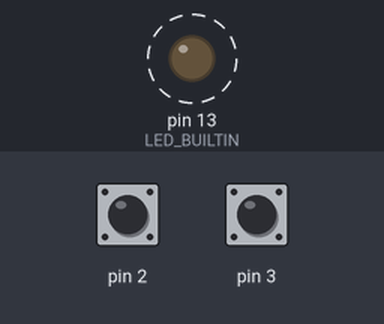
Simulated run of this sketch. Board: Arduino Uno, built with avr-gcc and run on an emulated ATmega328P. Shown: output pins drawn as LEDs (lit = HIGH). Dashed ring = blinking. Inputs (shaded band) come from the test bench; at power-on: pin 2 HIGH, pin 3 HIGH. What the sketch prints to the serial monitor is not drawn.

Above: at 3.3 s.
3.4 s: pin 2 pulled LOW for 1.5 s
Timing chart, 0 to 15.0 s (numbered marks = the images above; inputs shaded):
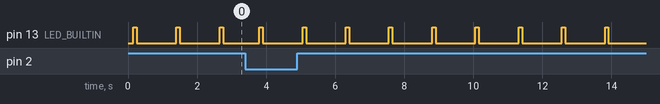

The sketch:

can_bus_tester_wheelbutton_vol.ino
```cpp
#include <mcp_can.h>
#include <SPI.h>

#define canidWheelButton 0x5bf
#define canidVoltage 0x663
#define canidVol 0x1733311
#define pinCANShield 10 //Chip Select pin for CAN module MCP2515
//#define defCanCrystal MCP_8MHz //MCP_16MHz | MCP_8MHz
#define defCanCrystal MCP_16MHz //MCP_16MHz | MCP_8MHz

MCP_CAN CAN(pinCANShield);                                      // Set CS to pin 10

void setup()
{
  pinMode(LED_BUILTIN, OUTPUT);
  pinMode(2, INPUT_PULLUP);
  pinMode(3, INPUT_PULLUP);
  Serial.begin(115200);
  // init can bus, baudrate: 500k
  if(CAN.begin(CAN_500KBPS,defCanCrystal) == CAN_OK) Serial.print("can init ok!!\r\n");
  else Serial.print("Can init fail!!\r\n");
}

unsigned char stmpWheelButton[8] = {0x0c, 1, 2, 3, 4, 5, 6, 7};
unsigned char stmpVoltage[8] = {0x00, 1, 2, 3, 4, 0x28, 6, 7};
unsigned char stmpVolume[8] = {0x3C, 0x52, 0x04, 3, 4, 5, 6, 7};
unsigned char stmpVolume2[8] = {0x3C, 0x6F, 2, 3, 4, 0x10, 6, 7};
void loop()
{
  // send data:  id = 0x00, standrad flame, data len = 8, stmp: data buf
  if (digitalRead(2)) {
    CAN.sendMsgBuf(canidWheelButton, 0, 8, stmpWheelButton);
    Serial.println("Wheel button message sent");
    delay(50);
    CAN.sendMsgBuf(canidVoltage, 0, 8, stmpVoltage);
    Serial.println("voltage button message sent");
    delay(50);
  }
  if (digitalRead(3)) {
    CAN.sendMsgBuf(canidVol, 1, 8, stmpVolume);
    Serial.println("volume message sent");
    delay(50);
    CAN.sendMsgBuf(canidVol, 1, 8, stmpVolume2);
    Serial.println("volume2 message sent");
  }

  digitalWrite(LED_BUILTIN, HIGH);
  delay(100);                      // wait for a second
  digitalWrite(LED_BUILTIN, LOW);
  delay(1000);                       // send data per 100ms
}
```

Measured:
- by itself, pin 13 (LED_BUILTIN): alternates HIGH for 0.10 s and LOW for 1.2 s
